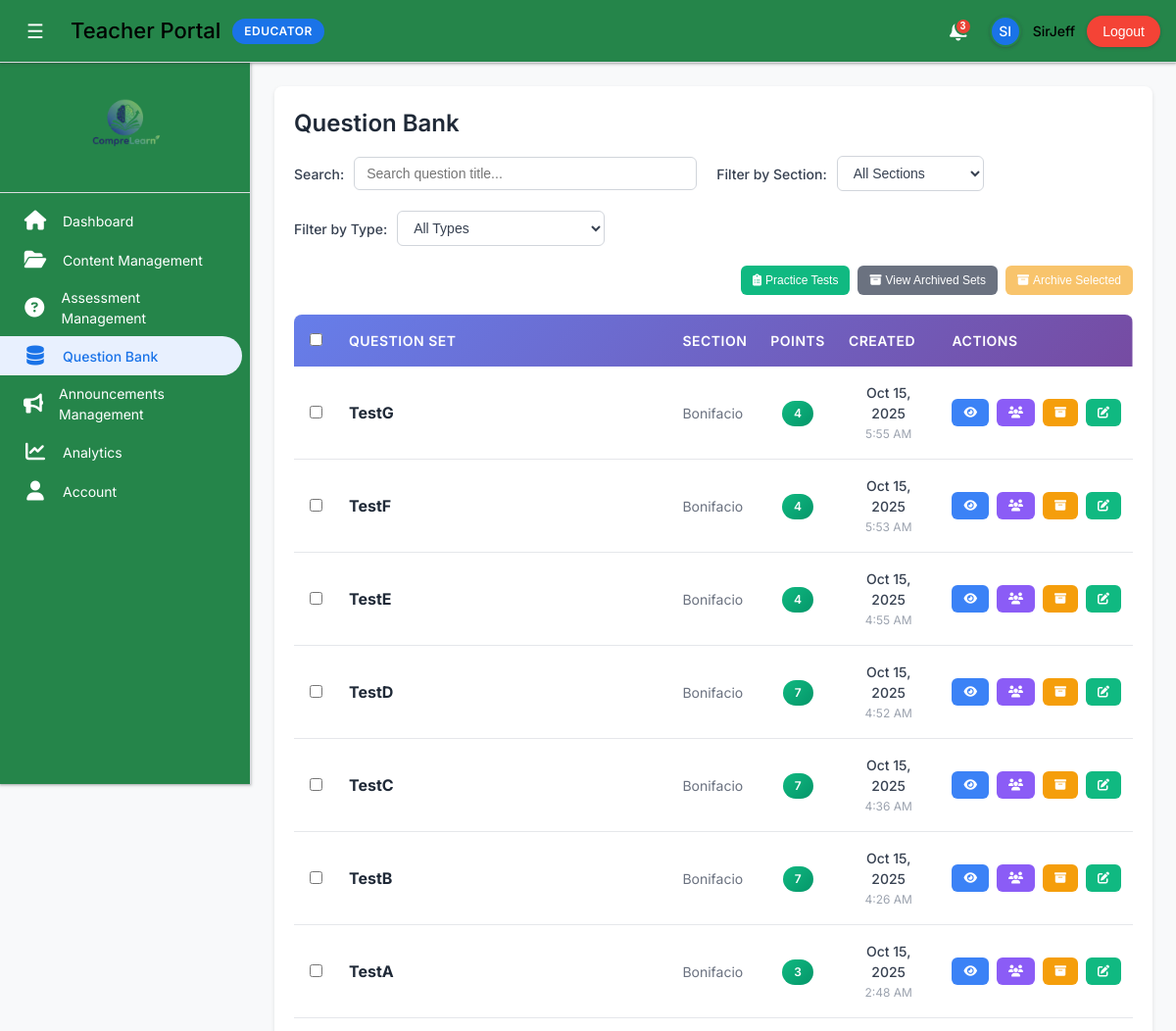
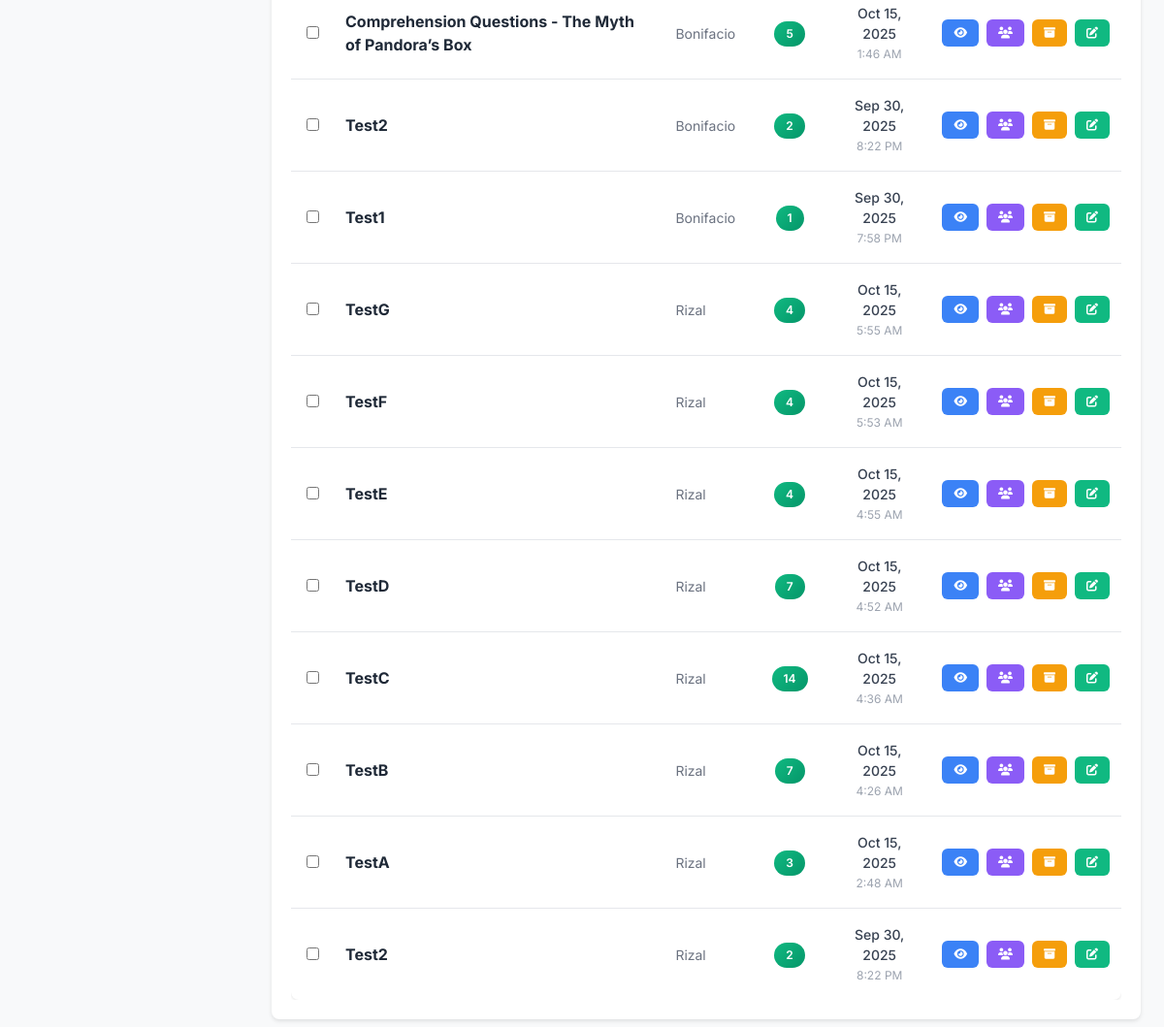
Screenshot of /Teacher/question_bank.php (signed in) with the database file from the repository (2 pictures, top to bottom).
### tables this page shows
CREATE TABLE `question_sets` (
  `id` int(11) NOT NULL,
  `teacher_id` int(11) NOT NULL,
  `section_id` int(11) NOT NULL,
  `set_title` varchar(255) NOT NULL,
  `description` text DEFAULT NULL,
  `created_at` timestamp NOT NULL DEFAULT current_timestamp(),
  `updated_at` timestamp NOT NULL DEFAULT current_timestamp() ON UPDATE current_timestamp(),
  `timer_minutes` int(11) DEFAULT 0,
  `open_at` datetime DEFAULT NULL,
  `difficulty` varchar(16) DEFAULT NULL,
  `is_archived` tinyint(1) NOT NULL DEFAULT 0
);

CREATE TABLE `sections` (
  `id` int(11) NOT NULL,
  `name` varchar(100) NOT NULL,
  `description` text DEFAULT NULL,
  `created_at` timestamp NOT NULL DEFAULT current_timestamp()
);

### Teacher/includes/teacher_init.php (called while the page is built, shortened)
<?php
$teacherId = (int)($_SESSION['teacher_id'] ?? 0);
$conn = new mysqli('localhost', 'root', '', 'compre_learn');
$conn->query("CREATE TABLE IF NOT EXISTS reading_materials (
    id INT AUTO_INCREMENT PRIMARY KEY,
    teacher_id INT NOT NULL,
    title VARCHAR(255) NOT NULL,
    content MEDIUMTEXT NOT NULL,
    theme_settings JSON NULL,
    created_at TIMESTAMP DEFAULT CURRENT_TIMESTAMP,
    updated_at TIMESTAMP DEFAULT CURRENT_TIMESTAMP ON UPDATE CURRENT_TIMESTAMP
) ENGINE=InnoDB DEFAULT CHARSET=utf8mb4");
$conn->query("CREATE TABLE IF NOT EXISTS assessments (
    id INT AUTO_INCREMENT PRIMARY KEY,
    teacher_id INT NOT NULL,
    title VARCHAR(255) NOT NULL,
    description TEXT NULL,
    theme_settings JSON NULL,
    created_at TIMESTAMP DEFAULT CURRENT_TIMESTAMP
) ENGINE=InnoDB DEFAULT CHARSET=utf8mb4");
$conn->query("CREATE TABLE IF NOT EXISTS assessment_questions (
    id INT AUTO_INCREMENT PRIMARY KEY,
    assessment_id INT NOT NULL,
    question_type ENUM('multiple_choice','matching','essay') NOT NULL,
    question_text TEXT NOT NULL,
    options_json JSON NULL,
    answer TEXT NULL,
    created_at TIMESTAMP DEFAULT CURRENT_TIMESTAMP
) ENGINE=InnoDB DEFAULT CHARSET=utf8mb4");
$conn->query("CREATE TABLE IF NOT EXISTS assessment_assignments (
    id INT AUTO_INCREMENT PRIMARY KEY,
    assessment_id INT NOT NULL,
    section_id INT NULL,
    student_id INT NULL,
    created_at TIMESTAMP DEFAULT CURRENT_TIMESTAMP
) ENGINE=InnoDB DEFAULT CHARSET=utf8mb4");
$conn->query("CREATE TABLE IF NOT EXISTS announcements (
    id INT AUTO_INCREMENT PRIMARY KEY,
    teacher_id INT NOT NULL,
    title VARCHAR(255) NOT NULL,
    content TEXT NULL,
    created_at TIMESTAMP DEFAULT CURRENT_TIMESTAMP
) ENGINE=InnoDB DEFAULT CHARSET=utf8mb4");
function getTeacherSections($conn, $teacherId) {
    $sections = [];
    if ($teacherId > 0) {
        $stmt = $conn->prepare("
            SELECT s.id, s.name as section_name
            FROM sections s
            INNER JOIN teacher_sections ts ON s.id = ts.section_id
            WHERE ts.teacher_id = ?
            ORDER BY s.name
        ");
        if ($stmt) {
            $stmt->bind_param('i', $teacherId);
            $stmt->execute();
            $result = $stmt->get_result();
            while ($row = $result->fetch_assoc()) {
                $sections[] = $row;
            }
        }
    }
    return $sections;
}
$teacherSections = getTeacherSections($conn, $teacherId);
?>

### Teacher/includes/QuestionHandler.php (called while the page is built, shortened)
<?php
class QuestionHandler {
    private $conn;
    public function __construct($databaseConnection) {
        $this->conn = $databaseConnection;
    }
    public function getQuestionSets($teacherId, $sectionId = null) {
        try {
            if ($sectionId) {
                $stmt = $this->conn->prepare("
                    SELECT qs.*, s.name as section_name,
                           (SELECT COUNT(*) FROM mcq_questions WHERE set_id = qs.id) +
                           (SELECT COUNT(*) FROM matching_questions WHERE set_id = qs.id) +
                           (SELECT COUNT(*) FROM essay_questions WHERE set_id = qs.id) as question_count,
                           (SELECT COALESCE(SUM(points), 0) FROM mcq_questions WHERE set_id = qs.id) +
                           (SELECT COALESCE(SUM(points), 0) FROM matching_questions WHERE set_id = qs.id) +
                           (SELECT COALESCE(SUM(points), 0) FROM essay_questions WHERE set_id = qs.id) as total_points
                    FROM question_sets qs
                    LEFT JOIN sections s ON qs.section_id = s.id
                    WHERE qs.teacher_id = ? AND qs.section_id = ?
                    ORDER BY qs.created_at DESC
                ");
                $stmt->bind_param('ii', $teacherId, $sectionId);
            }
            $stmt->execute();
            $result = $stmt->get_result();
            $sets = [];
            while ($row = $result->fetch_assoc()) {
                $sets[] = $row;
            }
            return $sets;
        } catch (Exception $e) {
            return [];
        }
    }
}
?>

### Teacher/question_bank.php (the view, shortened to what this page needs)
<?php
require_once 'includes/teacher_init.php';
require_once 'includes/QuestionHandler.php';
try {
    $questionHandler = new QuestionHandler($conn);
} catch (Exception $e) {
    error_log('Failed to create QuestionHandler: ' . $e->getMessage());
    die('Failed to initialize question handler');
}
$questionSets = [];
$hasArchiveCol = false;
try {
    $chkArch = $conn->query("SHOW COLUMNS FROM question_sets LIKE 'is_archived'");
    $hasArchiveCol = $chkArch && $chkArch->num_rows > 0;
} catch (Throwable $e) {  }
foreach ($teacherSections as $section) {
    $sets = $questionHandler->getQuestionSets($_SESSION['teacher_id'], $section['id']);
    foreach ($sets as $set) {
        $isArchived = false;
        if ($hasArchiveCol) {
            $isArchived = (int)($set['is_archived'] ?? 0) === 1;
        } else {
            $title = (string)($set['set_title'] ?? '');
            $isArchived = strpos($title, '[ARCHIVED] ') === 0;
        }
        if ($isArchived) { continue; }
        $set['section_name'] = $section['section_name'] ?: $section['name'];
        $questionSets[] = $set;
    }
}
require_once 'includes/teacher_layout.php';
?>
<div class="container">
    <div class="question-sets">
        <div class="question-bank-header">
            <h2>Question Bank</h2>
            <div class="filters-container">
                <div class="search-filter">
                    <label for="searchInput">Search:</label>
                    <input type="text" id="searchInput" placeholder="Search question title..." onkeyup="applyFilters()" onchange="applyFilters()">
                </div>
                <div class="section-filter">
                    <label for="sectionFilter">Filter by Section:</label>
                    <select id="sectionFilter" onchange="applyFilters()">
                        <option value="">All Sections</option>
                    </select>
                </div>
                <div class="type-filter">
                    <label for="typeFilter">Filter by Type:</label>
                    <select id="typeFilter" onchange="applyFilters()">
                        <option value="">All Types</option>
                    </select>
                </div>
            </div>
        </div>
        <div style="display:flex; justify-content:flex-end; align-items:center; gap:8px; margin-top:16px;">
            <button type="button" class="btn btn-secondary" onclick="window.location.href='teacher_practice_tests.php'" style="background: #10b981; color: white;">
                <i class="fas fa-clipboard-list"></i> Practice Tests
            </button>
            <button type="button" class="btn btn-secondary" onclick="window.location.href='archived_question_sets.php'" style="background: #6b7280; color: white;">
                <i class="fas fa-archive"></i> View Archived Sets
            </button>
            <button type="button" id="bulkArchiveBtn" class="btn btn-archive" style="opacity:.6; pointer-events:none;">
                <i class="fas fa-box-archive"></i> Archive Selected
            </button>
        </div>
        <div class="table-container">
            <table class="question-bank-table">
                <thead>
                    <tr>
                        <th style="width:44px; text-align:center;">
                            <input type="checkbox" id="selectAllSets" />
                        </th>
                        <th>Question Set</th>
                        <th>Section</th>
                        <th>Points</th>
                        <th>Created</th>
                        <th>Actions</th>
                    </tr>
                </thead>
                <tbody>
                    <?php if (empty($questionSets)): ?>
                    <tr>
                        <td colspan="6" style="text-align: center; padding: 40px; color: #6b7280;">
                            <i class="fas fa-inbox" style="font-size: 48px; margin-bottom: 16px; display: block;"></i>
                            <h3 style="margin: 0 0 8px 0; color: #374151;">No Question Sets Found</h3>
                            <p style="margin: 0; font-size: 14px;">Create your first question set to get started.</p>
                        </td>
                    </tr>
                    <?php else: ?>
                        <?php foreach ($questionSets as $set): ?>
                        <tr>
                            <td style="text-align:center;">
                                <input type="checkbox" class="select-set" value="<?php echo $set['id']; ?>" />
                            </td>
                            <td class="set-title">
                                <strong><?php echo htmlspecialchars($set['set_title']); ?></strong>
                            </td>
                            <td class="section-name">
                                <?php echo htmlspecialchars($set['section_name']); ?>
                            </td>
                            <td class="total-points">
                                <span class="points-badge"><?php echo $set['total_points']; ?></span>
                            </td>
                            <td class="created-date">
                                <span class="date-text">
                                    <?php echo date('M j, Y', strtotime($set['created_at'])); ?>
                                </span>
                                <small class="time-text">
                                    <?php echo date('g:i A', strtotime($set['created_at'])); ?>
                                </small>
                            </td>
                            <td class="actions">
                                <div class="action-buttons">
                                    <button type="button" class="btn btn-view" onclick="viewQuestions('<?php echo $set['id']; ?>', '<?php echo htmlspecialchars($set['set_title']); ?>')" title="View Questions">
                                        <i class="fas fa-eye"></i>
                                    </button>
                                    <button type="button" class="btn btn-responses" onclick="viewStudentResponses(<?php echo $set['id']; ?>, '<?php echo htmlspecialchars($set['set_title']); ?>')" title="View Student Responses">
                                        <i class="fas fa-users"></i>
                                    </button>
                                    <button type="button" class="btn btn-archive" onclick="archiveSet(<?php echo $set['id']; ?>, true)" title="Archive Set">
                                        <i class="fas fa-box-archive"></i>
                                    </button>
                                    <button type="button" class="btn btn-edit" onclick="editSet(<?php echo $set['id']; ?>)" title="Edit Set">
                                        <i class="fas fa-edit"></i>
                                    </button>
                                </div>
                            </td>
                        </tr>
                        <?php endforeach; ?>
                    <?php endif; ?>
                </tbody>
            </table>
        </div>
    </div>
</div>

### Teacher/includes/teacher_layout.php (style rules this page uses)
:root { --primary: #1a73e8; --primary-dark: #1557b0; --secondary: #34a853; --accent: #ea4335; --warning: #fbbc04; --purple: #9c27b0; --teal: #00bcd4; --success: #4caf50; --error: #f44336; --bg-primary:rgb(37, 133, 74); --bg-secondary: #f8f9fa; --bg-tertiary: #e8f0fe; --text-primary:rgb(0, 0, 0); --text-secondary:rgb(255, 255, 255); --text-muted: #9aa0a6; --border: #dadce0; --shadow-sm: 0 1px 2px 0 rgba(60,64,67,.3), 0 1px 3px 1px rgba(60,64,67,.15); --shadow-md: 0 1px 2px 0 rgba(60,64,67,.3), 0 2px 6px 2px rgba(60,64,67,.15); --shadow-lg: 0 2px 4px 0 rgba(60,64,67,.3), 0 4px 8px 3px rgba(60,64,67,.15); --shadow-xl: 0 4px 8px 0 rgba(60,64,67,.3), 0 8px 16px 4px rgba(60,64,67,.15); }
* { box-sizing: border-box; }
body { font-family: 'Inter', -apple-system, BlinkMacSystemFont, 'Segoe UI', Roboto, sans-serif; background: var(--bg-secondary); margin: 0; color: var(--text-primary); line-height: 1.5; }

### Teacher/question_bank.php (style rules this page uses)
.question-sets { background: white; padding: 20px; border-radius: 8px; box-shadow: 0 2px 4px rgba(0,0,0,0.1); }
.question-bank-header { display: flex; justify-content: space-between; align-items: center; margin-bottom: 20px; flex-wrap: wrap; gap: 15px; }
.question-bank-header h2 { margin: 0; color: #1f2937; font-size: 24px; font-weight: 600; }
.filters-container { display: flex; align-items: center; gap: 20px; flex-wrap: wrap; }
.search-filter, .section-filter, .type-filter { display: flex; align-items: center; gap: 10px; }
.search-filter label, .section-filter label, .type-filter label { font-weight: 500; color: #374151; font-size: 14px; margin: 0; }
.search-filter input { padding: 8px 12px; border: 1px solid #d1d5db; border-radius: 6px; background: white; font-size: 14px; color: #374151; transition: border-color 0.2s ease; min-width: 350px; }
.section-filter select, .type-filter select { padding: 8px 12px; border: 1px solid #d1d5db; border-radius: 6px; background: white; font-size: 14px; color: #374151; cursor: pointer; transition: border-color 0.2s ease; min-width: 150px; }
.table-container { overflow-x: auto; margin-top: 20px; }
.question-bank-table { width: 100%; border-collapse: collapse; background: white; border-radius: 8px; overflow: hidden; box-shadow: 0 1px 3px rgba(0,0,0,0.1); }
.question-bank-table thead { background: linear-gradient(135deg, #667eea 0%, #764ba2 100%); color: white; }
.question-bank-table th { padding: 16px 12px; text-align: left; font-weight: 600; font-size: 14px; text-transform: uppercase; letter-spacing: 0.5px; }
.question-bank-table tbody tr { border-bottom: 1px solid #e5e7eb; transition: background-color 0.2s ease; }
.question-bank-table tbody tr:last-child { border-bottom: none; }
.question-bank-table td { padding: 16px 12px; vertical-align: middle; }
.set-title { font-weight: 600; color: #1f2937; }
.section-name { color: #6b7280; font-size: 14px; }
.total-points { text-align: center; }
.points-badge { background: linear-gradient(135deg, #10b981 0%, #059669 100%); color: white; padding: 4px 12px; border-radius: 20px; font-size: 12px; font-weight: 600; display: inline-block; }
.created-date { text-align: center; }
.date-text { display: block; font-size: 14px; color: #374151; font-weight: 500; }
.time-text { display: block; font-size: 12px; color: #9ca3af; margin-top: 2px; }
.actions { text-align: center; }
.action-buttons { display: flex; gap: 8px; justify-content: center; align-items: center; }
.btn { padding: 8px 12px; border: none; border-radius: 6px; cursor: pointer; font-size: 12px; font-weight: 500; transition: all 0.2s ease; display: inline-flex; align-items: center; gap: 4px; text-decoration: none; }
.btn-view { background: #3b82f6; color: white; }
.btn-responses { background: #8b5cf6; color: white; }
.btn-archive { background: #f59e0b; color: white; }
.btn-edit { background: #10b981; color: white; }
.btn-secondary { background: #6b7280; color: white; }

### rows the page displays
question_sets: set_title "TestG", section.name "Bonifacio", total_points "4", created_at "Oct 15, 2025", created_at "5:55 AM"
question_sets: set_title "TestF", section.name "Bonifacio", total_points "4", created_at "Oct 15, 2025", created_at "5:53 AM"
question_sets: set_title "TestE", section.name "Bonifacio", total_points "4", created_at "Oct 15, 2025", created_at "4:55 AM"
question_sets: set_title "TestD", section.name "Bonifacio", total_points "7", created_at "Oct 15, 2025", created_at "4:52 AM"
question_sets: set_title "TestC", section.name "Bonifacio", total_points "7", created_at "Oct 15, 2025", created_at "4:36 AM"
question_sets: set_title "TestB", section.name "Bonifacio", total_points "7", created_at "Oct 15, 2025", created_at "4:26 AM"
question_sets: set_title "TestA", section.name "Bonifacio", total_points "3", created_at "Oct 15, 2025", created_at "2:48 AM"
question_sets: set_title "Comprehension Questions - The Myth of Pandora’s Box", section.name "Bonifacio", total_points "5", created_at "Oct 15, 2025", created_at "1:46 AM"
question_sets: set_title "Test2", section.name "Bonifacio", total_points "2", created_at "Sep 30, 2025", created_at "8:22 PM"
question_sets: set_title "Test1", section.name "Bonifacio", total_points "1", created_at "Sep 30, 2025", created_at "7:58 PM"
question_sets: set_title "TestG", section.name "Rizal", total_points "4", created_at "Oct 15, 2025", created_at "5:55 AM"
question_sets: set_title "TestF", section.name "Rizal", total_points "4", created_at "Oct 15, 2025", created_at "5:53 AM"
question_sets: set_title "TestE", section.name "Rizal", total_points "4", created_at "Oct 15, 2025", created_at "4:55 AM"
question_sets: set_title "TestD", section.name "Rizal", total_points "7", created_at "Oct 15, 2025", created_at "4:52 AM"
question_sets: set_title "TestC", section.name "Rizal", total_points "14", created_at "Oct 15, 2025", created_at "4:36 AM"
question_sets: set_title "TestB", section.name "Rizal", total_points "7", created_at "Oct 15, 2025", created_at "4:26 AM"
question_sets: set_title "TestA", section.name "Rizal", total_points "3", created_at "Oct 15, 2025", created_at "2:48 AM"
question_sets: set_title "Test2", section.name "Rizal", total_points "2", created_at "Sep 30, 2025", created_at "8:22 PM"

### other values shown
substr($_SESSION['teacher_name'],0,2) "SI"
$_SESSION['teacher_name'] "SirJeff"
